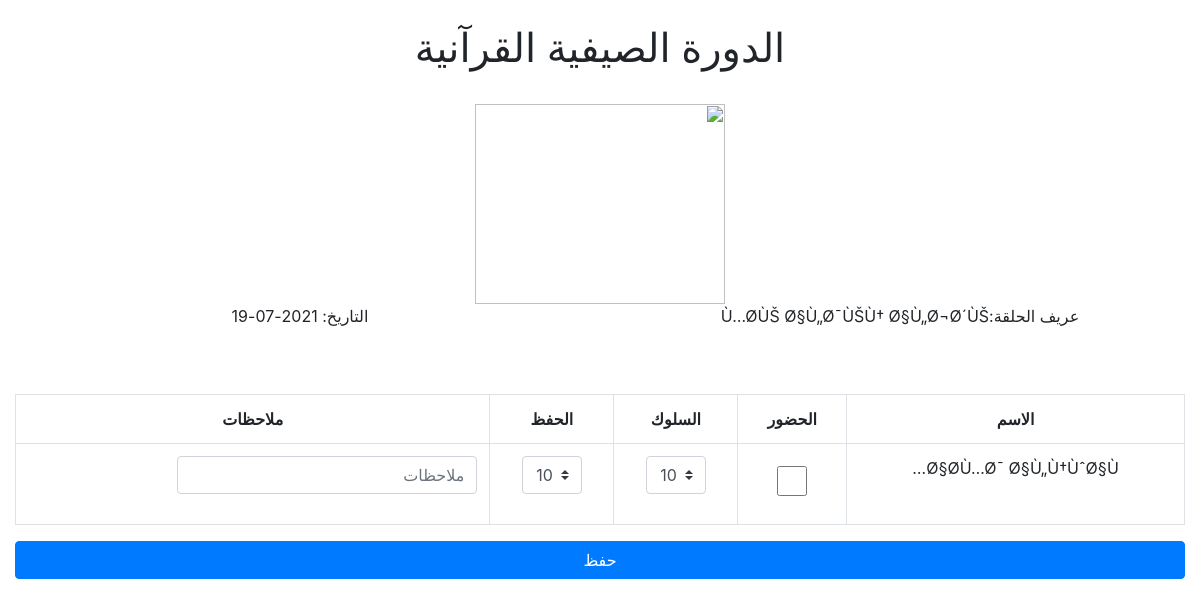
Screenshot of /attendance.php?id=20 with the database file from the repository.
### tables this page shows
CREATE TABLE `coach` (
  `id` int(11) NOT NULL,
  `name` varchar(100) NOT NULL
);

CREATE TABLE `enroll` (
  `coachid` int(11) NOT NULL,
  `childid` int(11) NOT NULL
);

CREATE TABLE `child` (
  `id` int(11) NOT NULL,
  `name` varchar(50) NOT NULL,
  `age` int(11) NOT NULL,
  `address` varchar(100) NOT NULL,
  `phone` varchar(10) NOT NULL,
  `grade` varchar(20) NOT NULL,
  `school` varchar(50) NOT NULL
);

### attendance.php (the view, shortened to what this page needs)
<!DOCTYPE html>
<?php
include('conn.php');
?>
<html lang="ar">
<head>
    <link rel="stylesheet" href="https://maxcdn.bootstrapcdn.com/bootstrap/4.5.2/css/bootstrap.min.css">
</head>
<body dir="rtl">
<div class="container-fluid text-center">
    <br>
     <h1 class="">الدورة الصيفية القرآنية</h1>
     <br>
     <img src="salam.png" class="imgr" alt="" height="200" width="250">
     <div class="row">
     <div class="col-lg-6">
     <?php
       $sql="select * from coach where id=".$_GET['id']."";
       $res=   mysqli_query($link, $sql);
       $row = mysqli_fetch_array($res);
        echo "عريف الحلقة:".$row[1];
        ?>
     </div>
     <div class="col-lg-6">
     التاريخ:
     <?php
        echo date("Y-m-d");
        ?>
     </div>
     </div>
     <br>
<div class="table-responsive">
     <table class="table table-bordered">
     <tr>
     <th>الاسم</th>
     <th>الحضور</th>
     <th>السلوك</th>
     <th>الحفظ</th>
     <th>ملاحظات</th>
     </tr>
     <?php
       $sql="select * from enroll,child where coachid=".$_GET['id']." and  child.id=childid";
       $res=mysqli_query($link, $sql);
       while($row = mysqli_fetch_assoc($res)){
         echo " <tr>
         <input type='hidden'  value='".$row['id']."' class='txt-id'>
         <td>".$row['name']."</td>
         <td> <input type='checkbox' class='checkbox ch-attend' name='present'></td>
         <td><select name='grade' class='custom-select behavior'>
         <option value='1'>1</option>
         <option value='2'>2</option>
         <option value='3'>3</option>
         <option value='4'>4</option>
         <option value='5'>5</option>
         <option value='6'>6</option>
         <option value='7'>7</option>
         <option value='8'>8</option>
         <option value='9'>9</option>
         <option value='10' selected>10</option>
      </select></td>
         <td>
         <select name='grade' class='custom-select grade'>
         <option value='1'>1</option>
         <option value='2'>2</option>
         <option value='3'>3</option>
         <option value='4'>4</option>
         <option value='5'>5</option>
         <option value='6'>6</option>
         <option value='7'>7</option>
         <option value='8'>8</option>
         <option value='9'>9</option>
         <option value='10' selected>10</option>
      </select></td>
         <td> <input type='text' name='note' class='form-control note' placeholder='ملاحظات' > </td>
         </tr>
         ";
         }
        ?>
     </table>
     </div>
     <div class="text-center">
     <input type="button" class='btn btn-primary btn-block' value="حفظ" onclick="get()">
     </div>
    </div>
</body>
</html>

### attendance.php (style rules this page uses)
.custom-select { width:60px; }
.checkbox { height:50px; width:30px; }
.note { width:300px; }

### rows the page displays
coach: name "Ù…Ø­ÙŠ Ø§Ù„Ø¯ÙŠÙ† Ø§Ù„Ø¬Ø´ÙŠ"
enroll: childid.name "Ø§Ø­Ù…Ø¯ Ø§Ù„Ù†ÙˆØ§Ù…"
